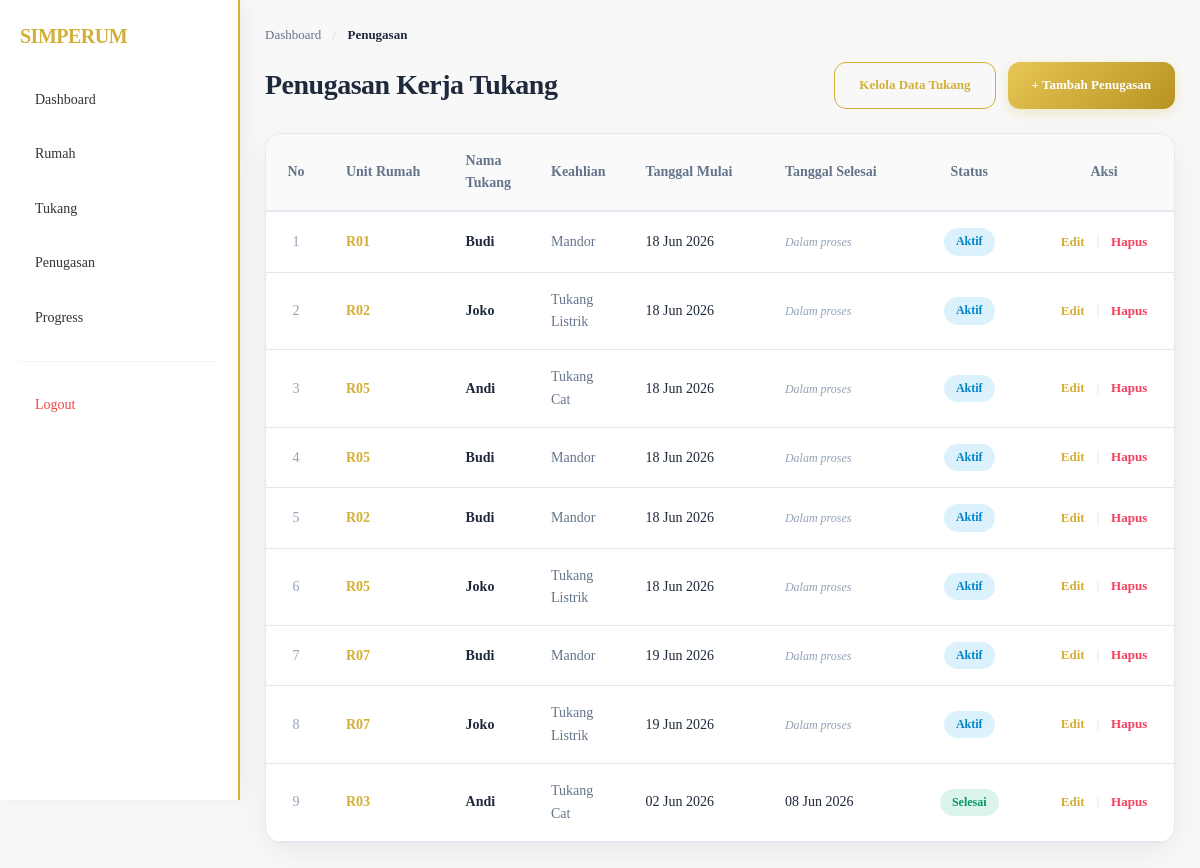
Screenshot of /admin/penugasan.php (signed in) with the database file from the repository.
### tables this page shows
CREATE TABLE `penugasan_tukang` (
  `id_penugasan` int(11) NOT NULL,
  `id_rumah` int(11) NOT NULL,
  `id_tukang` int(11) NOT NULL,
  `tanggal_mulai` date DEFAULT NULL,
  `tanggal_selesai` date DEFAULT NULL,
  `status_kerja` enum('aktif','selesai') DEFAULT 'aktif'
);

CREATE TABLE `rumah` (
  `id_rumah` int(11) NOT NULL,
  `kode_rumah` varchar(10) NOT NULL,
  `alamat` text NOT NULL,
  `luas_tanah` int(11) NOT NULL,
  `luas_bangunan` int(11) NOT NULL,
  `jumlah_kamar` int(11) NOT NULL,
  `jumlah_kamar_mandi` int(11) NOT NULL,
  `harga` bigint(20) NOT NULL,
  `status` enum('tersedia','dipesan','dibangun','terjual') DEFAULT 'tersedia',
  `foto_rumah` varchar(255) DEFAULT NULL,
  `denah_rumah` varchar(255) DEFAULT NULL,
  `deskripsi` text DEFAULT NULL,
  `posisi_x` int(11) DEFAULT 0,
  `posisi_y` int(11) DEFAULT 0
);

CREATE TABLE `tukang` (
  `id_tukang` int(11) NOT NULL,
  `nama_tukang` varchar(100) NOT NULL,
  `spesialisasi` varchar(100) DEFAULT NULL,
  `no_hp` varchar(20) DEFAULT NULL,
  `alamat` text DEFAULT NULL,
  `foto_profil` varchar(255) DEFAULT NULL
);

### admin/penugasan.php (the view, shortened to what this page needs)
<?php
include '../config/koneksi.php';
$query = mysqli_query($conn,"
    SELECT
        penugasan_tukang.*,
        rumah.kode_rumah,
        tukang.nama_tukang,
        tukang.spesialisasi
    FROM penugasan_tukang
    INNER JOIN rumah ON penugasan_tukang.id_rumah = rumah.id_rumah
    INNER JOIN tukang ON penugasan_tukang.id_tukang = tukang.id_tukang
");
?>
<!DOCTYPE html>
<html lang="id">
<head>
    <link rel="stylesheet" href="../css/style.css">
</head>
<body>
<div class="sidebar" id="sidebarMenu">
    <h2>SIMPERUM</h2>
    <a href="dashboard.php">Dashboard</a>
    <a href="rumah.php">Rumah</a>
    <a href="tukang.php">Tukang</a>
    <a href="penugasan.php">Penugasan</a>
    <a href="progress.php">Progress</a>
    <hr style="border: 0; border-top: 1px solid #f1f5f9; margin: 20px 0;">
    <a href="../logout.php" style="color: #ef4444;">Logout</a>
</div>
<div class="content">
    <div class="breadcrumb">
        <a href="dashboard.php" style="text-decoration: none; color: #64748b;">Dashboard</a>
        <span style="margin: 0 8px; color: #cbd5e1;">/</span>
        <span style="color: #1e293b; font-weight: 600;">Penugasan</span>
    </div>
    <div class="header-title" style="display: flex; justify-content: space-between; align-items: center; margin-bottom: 24px; flex-wrap: wrap; gap: 16px;">
        <h2 style="font-size: 28px; font-weight: 700; color: #1e293b; letter-spacing: -0.5px; margin: 0;">
            Penugasan Kerja Tukang
        </h2>
        <div class="btn-group-header" style="display: flex; gap: 12px; flex-wrap: wrap;">
            <a href="tukang.php" class="btn" style="text-decoration: none; background: transparent; border: 1px solid var(--primary-gold); color: var(--primary-gold); box-shadow: none; font-size: 13px;" onmouseover="this.style.background='var(--gold-light)'" onmouseout="this.style.background='transparent'">
                Kelola Data Tukang
            </a>
            <a href="tambah_penugasan.php" class="btn" style="text-decoration: none; font-size: 13px;">
                + Tambah Penugasan
            </a>
        </div>
    </div>
    <div class="table-responsive">
        <table>
            <thead>
                <tr style="background: #fafafa; border-bottom: 2px solid var(--border-color);">
                    <th style="padding: 16px 20px; color: #64748b; font-weight: 600; width: 60px; text-align: center;">No</th>
                    <th style="padding: 16px 20px; color: #64748b; font-weight: 600; width: 120px;">Unit Rumah</th>
                    <th style="padding: 16px 20px; color: #64748b; font-weight: 600;">Nama Tukang</th>
                    <th style="padding: 16px 20px; color: #64748b; font-weight: 600;">Keahlian</th>
                    <th style="padding: 16px 20px; color: #64748b; font-weight: 600; width: 140px;">Tanggal Mulai</th>
                    <th style="padding: 16px 20px; color: #64748b; font-weight: 600; width: 140px;">Tanggal Selesai</th>
                    <th style="padding: 16px 20px; color: #64748b; font-weight: 600; width: 130px; text-align: center;">Status</th>
                    <th style="padding: 16px 20px; color: #64748b; font-weight: 600; width: 140px; text-align: center;">Aksi</th>
                </tr>
            </thead>
            <tbody>
                <?php
                $no = 1;
                while($data = mysqli_fetch_assoc($query)){
                    $statusKerja = strtolower($data['status_kerja']);
                    $badgeBg = "rgba(14, 165, 233, 0.15)"; $badgeColor = "#0284c7";
                    if($statusKerja == 'selesai') { $badgeBg = "rgba(16, 185, 129, 0.15)"; $badgeColor = "#059669"; }
                    elseif($statusKerja == 'istirahat' || $statusKerja == 'tertunda') { $badgeBg = "rgba(244, 63, 94, 0.15)"; $badgeColor = "#e11d48"; }
                ?>
                <tr style="border-bottom: 1px solid var(--border-color); transition: background 0.2s;" onmouseover="this.style.background='#fdfbf7'" onmouseout="this.style.background='transparent'">
                    <td style="padding: 16px 20px; text-align: center; color: #94a3b8; font-weight: 500;"><?= $no++; ?></td>
                    <td style="padding: 16px 20px; font-weight: 700; color: var(--primary-gold);"><?= $data['kode_rumah']; ?></td>
                    <td style="padding: 16px 20px; font-weight: 600; color: #1e293b;"><?= $data['nama_tukang']; ?></td>
                    <td style="padding: 16px 20px; color: #64748b;"><?= $data['spesialisasi']; ?></td>
                    <td style="padding: 16px 20px; color: #1e293b; font-weight: 500;"><?= !empty($data['tanggal_mulai']) ? date('d M Y', strtotime($data['tanggal_mulai'])) : '-'; ?></td>
                    <td style="padding: 16px 20px; color: #1e293b; font-weight: 500;"><?= !empty($data['tanggal_selesai']) ? date('d M Y', strtotime($data['tanggal_selesai'])) : '<span style="color:#94a3b8; font-style:italic; font-size:12px;">Dalam proses</span>'; ?></td>
                    <td style="padding: 16px 20px; text-align: center;">
                        <span style="background: <?= $badgeBg; ?>; color: <?= $badgeColor; ?>; padding: 4px 12px; font-size: 12px; font-weight: 600; border-radius: 100px; display: inline-block; text-transform: capitalize;">
                            <?= $data['status_kerja']; ?>
                        </span>
                    </td>
                    <td style="padding: 16px 20px; text-align: center;">
                        <div style="display: flex; gap: 12px; justify-content: center; align-items: center;">
                            <a href="edit_penugasan.php?id=<?= $data['id_penugasan']; ?>" style="text-decoration: none; color: var(--primary-gold); font-weight: 600; font-size: 13px;">Edit</a>
                            <span style="color: #cbd5e1; font-size: 12px;">|</span>
                            <a href="hapus_penugasan.php?id=<?= $data['id_penugasan']; ?>" style="text-decoration: none; color: #f43f5e; font-weight: 600; font-size: 13px;" onclick="return confirm('Yakin ingin menghapus penugasan ini?')">Hapus</a>
                        </div>
                    </td>
                </tr>
                <?php } ?>
            </tbody>
        </table>
    </div>
</div>
</body>
</html>

### css/style.css (style rules this page uses)
:root { --primary-gold: #d4af37; --gold-gradient: linear-gradient(135deg, #e6c655, #b89322); --gold-light: rgba(212, 175, 55, 0.1); --text-main: #1e293b; --text-muted: #64748b; --bg-main: #f8fafc; --bg-card: #ffffff; --border-color: #e2e8f0; --radius-sm: 8px; --radius-md: 12px; --radius-lg: 16px; --shadow-sm: 0 2px 8px rgba(0, 0, 0, 0.04); --shadow-md: 0 10px 30px rgba(0, 0, 0, 0.06); --shadow-lg: 0 20px 40px rgba(212, 175, 55, 0.12); }
* { box-sizing: border-box; margin: 0; padding: 0; }
body { font-family: 'Plus Jakarta Sans', 'Segoe UI', sans-serif; background-color: var(--bg-main); color: var(--text-main); line-height: 1.6; -webkit-font-smoothing: antialiased; }
.sidebar { width: 260px; height: 100vh; position: fixed; top: 0; left: 0; background: var(--bg-card); border-right: 1px solid var(--border-color); padding: 32px 24px; overflow-y: auto; z-index: 90; }
.sidebar h2 { color: var(--primary-gold); margin-bottom: 32px; font-size: 20px; font-weight: 700; letter-spacing: -0.5px; }
.sidebar a { display: flex; align-items: center; padding: 12px 16px; margin-top: 8px; text-decoration: none; color: var(--text-muted); border-radius: var(--radius-md); font-weight: 500; font-size: 14px; transition: all 0.3s cubic-bezier(0.4, 0, 0.2, 1); }
.content { margin-left: 260px; padding: 40px; }
.btn { display: inline-flex; align-items: center; justify-content: center; padding: 12px 24px; border-radius: var(--radius-md); background: var(--gold-gradient); color: #ffffff; text-decoration: none; font-weight: 600; font-size: 14px; border: none; cursor: pointer; box-shadow: 0 4px 14px rgba(212, 175, 55, 0.25); transition: all 0.3s cubic-bezier(0.4, 0, 0.2, 1); }
.breadcrumb { font-size: 13px; font-weight: 500; color: var(--text-muted); margin-bottom: 16px; }

### admin/penugasan.php (style rules this page uses)
body { margin: 0; background: #f8f8f8; font-family: inherit; }
.sidebar { width: 240px; height: 100vh; position: fixed; top: 0; left: 0; background: white; border-right: 2px solid #d4af37; padding: 20px; box-shadow: 5px 0 20px rgba(0,0,0,0.05); box-sizing: border-box; transition: transform 0.3s ease-in-out; z-index: 1000; }
.sidebar h2 { color: #d4af37; margin: 0 0 25px 0; }
.sidebar a { display: block; padding: 12px 15px; margin-top: 8px; text-decoration: none; color: #333; border-radius: 8px; transition: 0.3s; font-weight: 500; }
.content { margin-left: 240px; padding: 25px; box-sizing: border-box; transition: margin-left 0.3s ease-in-out; }
.table-responsive { background: white; border-radius: var(--radius-lg); box-shadow: var(--shadow-md); border: 1px solid var(--border-color); overflow-x: auto; -webkit-overflow-scrolling: touch; }
table { width: 100%; border-collapse: collapse; text-align: left; font-size: 14px; min-width: 900px; }

### rows the page displays
penugasan_tukang: id_rumah.kode_rumah "R01", id_tukang.nama_tukang "Budi", id_tukang.spesialisasi "Mandor", tanggal_mulai "18 Jun 2026", shows "Dalam proses", status_kerja "Aktif"
penugasan_tukang: id_rumah.kode_rumah "R02", id_tukang.nama_tukang "Joko", id_tukang.spesialisasi "Tukang Listrik", tanggal_mulai "18 Jun 2026", shows "Dalam proses", status_kerja "Aktif"
penugasan_tukang: id_rumah.kode_rumah "R05", id_tukang.nama_tukang "Andi", id_tukang.spesialisasi "Tukang Cat", tanggal_mulai "18 Jun 2026", shows "Dalam proses", status_kerja "Aktif"
penugasan_tukang: id_rumah.kode_rumah "R05", id_tukang.nama_tukang "Budi", id_tukang.spesialisasi "Mandor", tanggal_mulai "18 Jun 2026", shows "Dalam proses", status_kerja "Aktif"
penugasan_tukang: id_rumah.kode_rumah "R02", id_tukang.nama_tukang "Budi", id_tukang.spesialisasi "Mandor", tanggal_mulai "18 Jun 2026", shows "Dalam proses", status_kerja "Aktif"
penugasan_tukang: id_rumah.kode_rumah "R05", id_tukang.nama_tukang "Joko", id_tukang.spesialisasi "Tukang Listrik", tanggal_mulai "18 Jun 2026", shows "Dalam proses", status_kerja "Aktif"
penugasan_tukang: id_rumah.kode_rumah "R07", id_tukang.nama_tukang "Budi", id_tukang.spesialisasi "Mandor", tanggal_mulai "19 Jun 2026", shows "Dalam proses", status_kerja "Aktif"
penugasan_tukang: id_rumah.kode_rumah "R07", id_tukang.nama_tukang "Joko", id_tukang.spesialisasi "Tukang Listrik", tanggal_mulai "19 Jun 2026", shows "Dalam proses", status_kerja "Aktif"
penugasan_tukang: id_rumah.kode_rumah "R03", id_tukang.nama_tukang "Andi", id_tukang.spesialisasi "Tukang Cat", tanggal_mulai "02 Jun 2026", tanggal_selesai "08 Jun 2026", status_kerja "Selesai"
